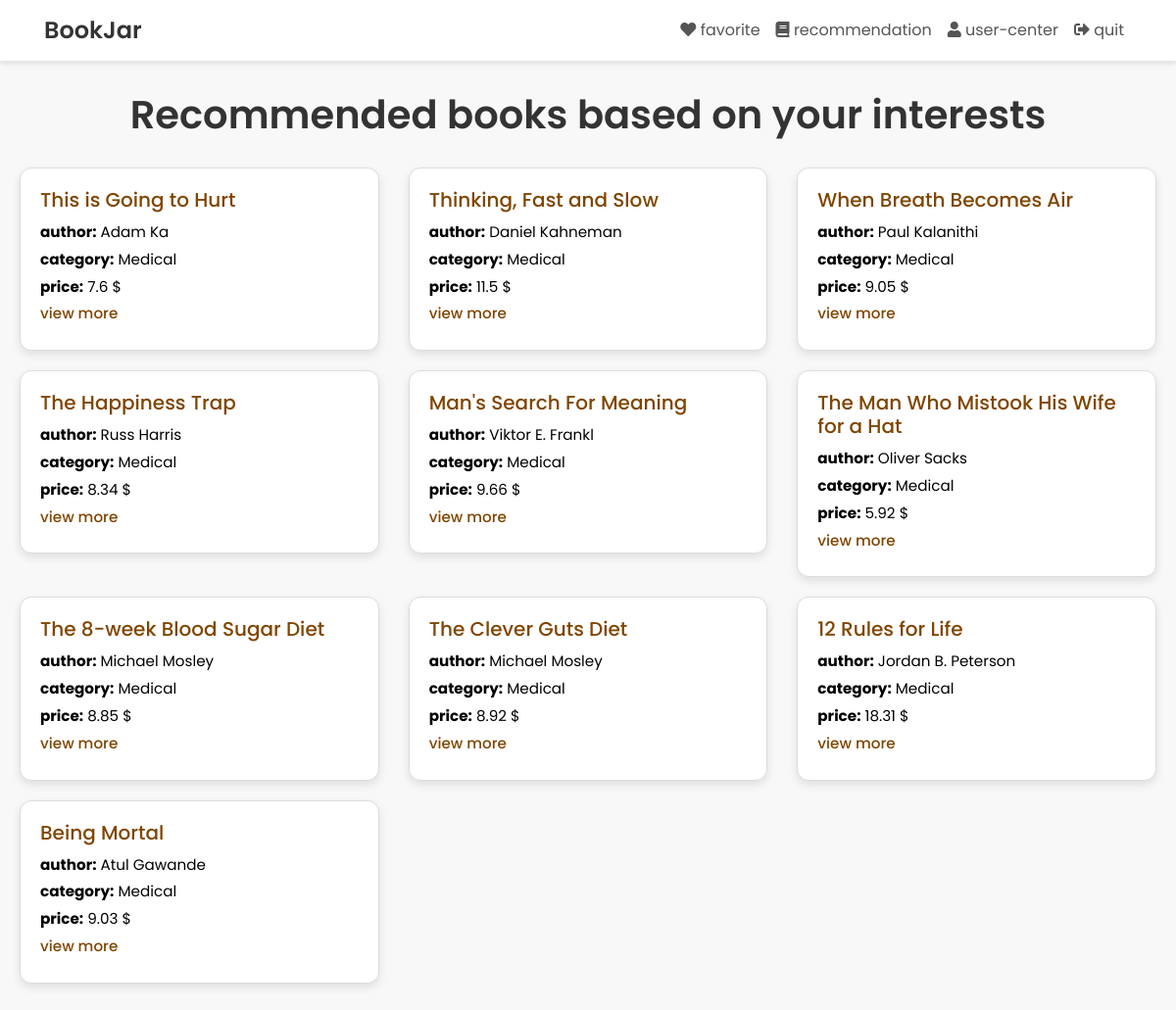
The app's page /recommendations (signed in) with its own data.
### models.py (models this page shows)
class Book(db.Model):
    order = db.Column(db.Integer, primary_key=True)
    name = db.Column(db.String(100), nullable=True)
    author = db.Column(db.String(100), nullable=True)
    year = db.Column(db.String(100), nullable=True)
    price = db.Column(db.String(100), nullable=True)
    currency = db.Column(db.String(100), nullable=True)
    category = db.Column(db.String(100), nullable=True)
    img_paths = db.Column(db.String(200), nullable=True)
    description = db.Column(db.String(250), nullable=True)

### app.py (the view)
@app.route('/recommendations')
def recommendations():
    user_id = session.get('user_id')
    if not user_id:
        flash('Please log in first！', 'error')
        return redirect(url_for('login'))
    books = Book.query.all()
    recommended_books = recommend_books(user_id, books)
    return render_template('recommend.html', books=recommended_books)

### app.py (called while the page is built)
def recommend_books(user_id, books, top_n=10):
    user_books = Favorite.query.filter_by(user_id=user_id).all()
    user_books = [favorite.book for favorite in user_books]
    recommendations = []
    for book in books:
        if book in user_books:
            continue  # Exclude books that the user already owns
        total_similarity = 0
        for user_book in user_books:
            total_similarity += weighted_cosine_similarity(user_book, book)
        recommendations.append((book, total_similarity))
    recommendations = sorted(recommendations, key=lambda x: x[1], reverse=True)
    return [book for book, _ in recommendations[:top_n]]

### templates/recommend.html (shortened to what this page needs)
<!DOCTYPE html>
<html lang="en">
<head>
    <link href="https://stackpath.bootstrapcdn.com/bootstrap/4.5.2/css/bootstrap.min.css" rel="stylesheet">
    <link href="https://cdnjs.cloudflare.com/ajax/libs/font-awesome/5.15.4/css/all.min.css" rel="stylesheet">
</head>
<body>
<nav class="navbar navbar-expand-lg navbar-light">
  <div class="container">
    <a class="navbar-brand" href="{{ url_for('index') }}">BookJar</a>
    <div class="collapse navbar-collapse" id="navbarNav">
      <ul class="navbar-nav ml-auto">
        <li class="nav-item">
          <a class="nav-link" href="{% if session.get('user_id') %}{{ url_for('favorites') }}{% else %}{{ url_for('login') }}{% endif %}">
            <i class="fas fa-heart"></i> favorite
          </a>
        </li>
        <li class="nav-item">
          <a class="nav-link" href="{% if session.get('user_id') %}{{ url_for('recommendations') }}{% else %}{{ url_for('login') }}{% endif %}">
            <i class="fas fa-book"></i> recommendation
          </a>
        </li>
        {% if session.get('user_id') %}
          <li class="nav-item">
            <a class="nav-link" href="{{ url_for('profile') }}">
              <i class="fas fa-user"></i> user-center
            </a>
          </li>
          <li class="nav-item">
            <a class="nav-link" href="{{ url_for('logout') }}">
              <i class="fas fa-sign-out-alt"></i> quit
            </a>
          </li>
        {% else %}
          <li class="nav-item">
            <a class="nav-link" href="{{ url_for('login') }}">
              <i class="fas fa-user"></i> login/logout
            </a>
          </li>
        {% endif %}
      </ul>
    </div>
  </div>
</nav>
<h1>Recommended books based on your interests</h1>
<div class="book-list">
    {% if books %}
        <div class="row">
            {% for book in books %}
                <div class="col-md-4">
                    <div class="book-item">
                        <h3><a href="{{ url_for('book_detail', order=book.order) }}" style="color:#804600">{{ book.name }}</a></h3>
                        <p style="color:#000000"><strong>author:</strong> {{ book.author }}</p>
                        <p style="color:#000000"><strong>category:</strong> {{ book.category }}</p>
                        <p style="color:#000000"><strong>price:</strong> {{ book.price }} {{ book.currency }}</p>
                        <p><a href="{{ url_for('book_detail', order=book.order) }}" style="color:#804600">view more</a></p>
                    </div>
                </div>
            {% endfor %}
        </div>
    {% else %}
        <p class="text-center">There are currently no recommended books.</p>
    {% endif %}
</div>
</body>
</html>

### templates/recommend.html (style rules this page uses)
body { font-family: 'Poppins', sans-serif; background-color: #f8f8f8; margin: 0; padding: 0; }
h1 { color: #333; text-align: center; margin-top: 30px; font-weight: 600; }
.navbar { background-color: #ffffff; border-bottom: 1px solid #e6e6e6; box-shadow: 0px 2px 5px rgba(0, 0, 0, 0.1); }
.navbar-brand { font-weight: 600; font-size: 1.5rem; color: #333 !important; }
.navbar-nav .nav-link { color: #555 !important; font-size: 1rem; padding: 10px 15px; transition: all 0.3s ease; }
.book-list { max-width: 1200px; margin: 30px auto; padding: 0 20px; }
.book-item { margin-bottom: 20px; border: 1px solid #ddd; border-radius: 12px; background-color: #ffffff; box-shadow: 0px 4px 10px rgba(0, 0, 0, 0.1); padding: 20px; transition: transform 0.3s ease, box-shadow 0.3s ease; }
.book-item h3 { margin: 0 0 10px; color: #2c3e50; font-size: 1.25rem; font-weight: 600; }
.book-item p { margin: 5px 0; color: #7f8c8d; font-size: 0.95rem; }
.book-item a { text-decoration: none; color: #ff8c00; font-weight: 500; }
a, button { outline: none; }

### records on screen
Book: name "This is Going to Hurt", author "Adam Ka", category "Medical", price "7.6", currency "$"
Book: name "Thinking, Fast and Slow", author "Daniel Kahneman", category "Medical", price "11.5", currency "$"
Book: name "When Breath Becomes Air", author "Paul Kalanithi", category "Medical", price "9.05", currency "$"
Book: name "The Happiness Trap", author "Russ Harris", category "Medical", price "8.34", currency "$"
Book: name "Man's Search For Meaning", author "Viktor E. Frankl", category "Medical", price "9.66", currency "$"
Book: name "The Man Who Mistook His Wife for a Hat", author "Oliver Sacks", category "Medical", price "5.92", currency "$"
Book: name "The 8-week Blood Sugar Diet", author "Michael Mosley", category "Medical", price "8.85", currency "$"
Book: name "The Clever Guts Diet", author "Michael Mosley", category "Medical", price "8.92", currency "$"
Book: name "12 Rules for Life", author "Jordan B. Peterson", category "Medical", price "18.31", currency "$"
Book: name "Being Mortal", author "Atul Gawande", category "Medical", price "9.03", currency "$"
